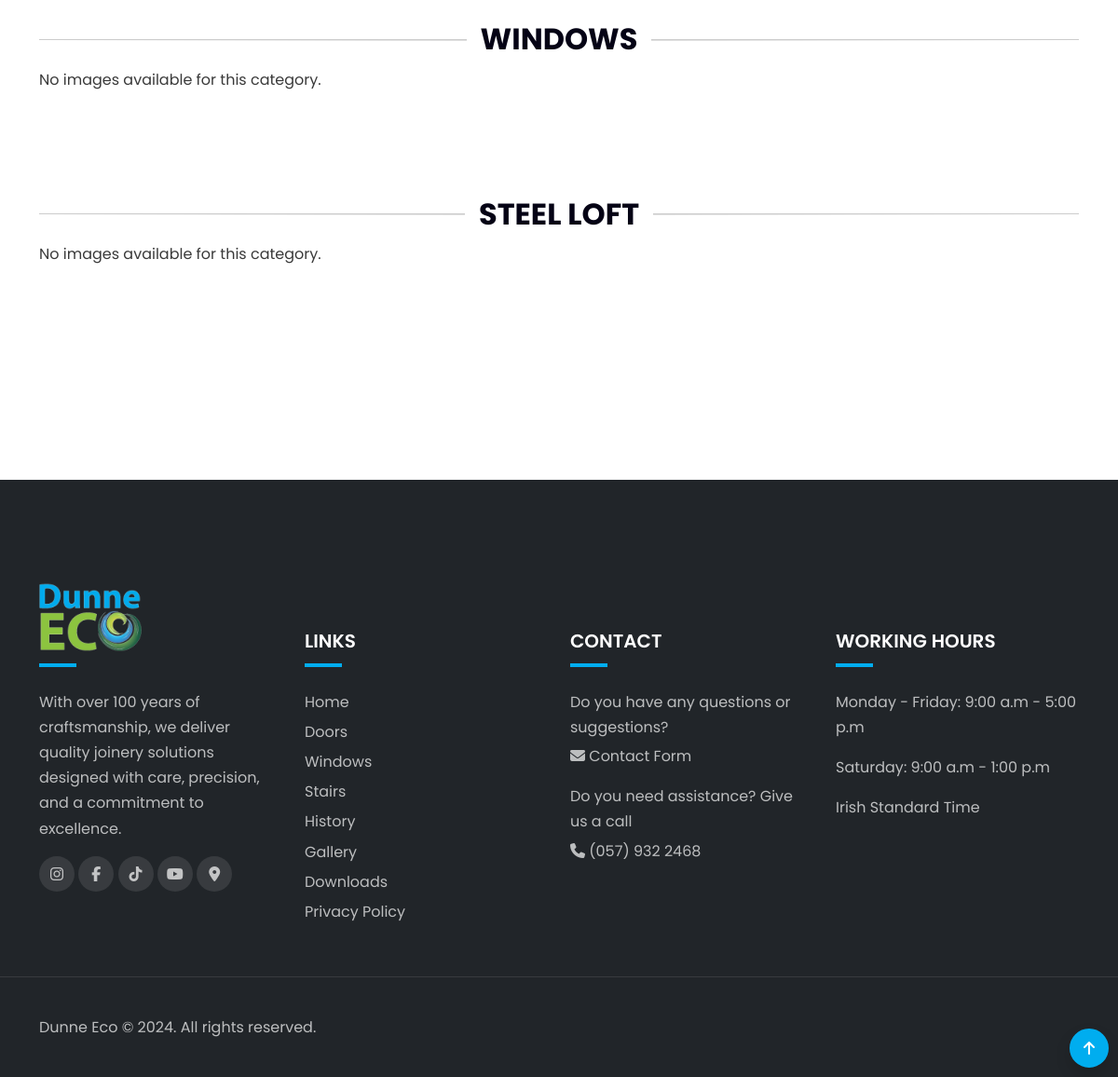
/gallery/ (lower part), run on an earlier commit of the app's database.
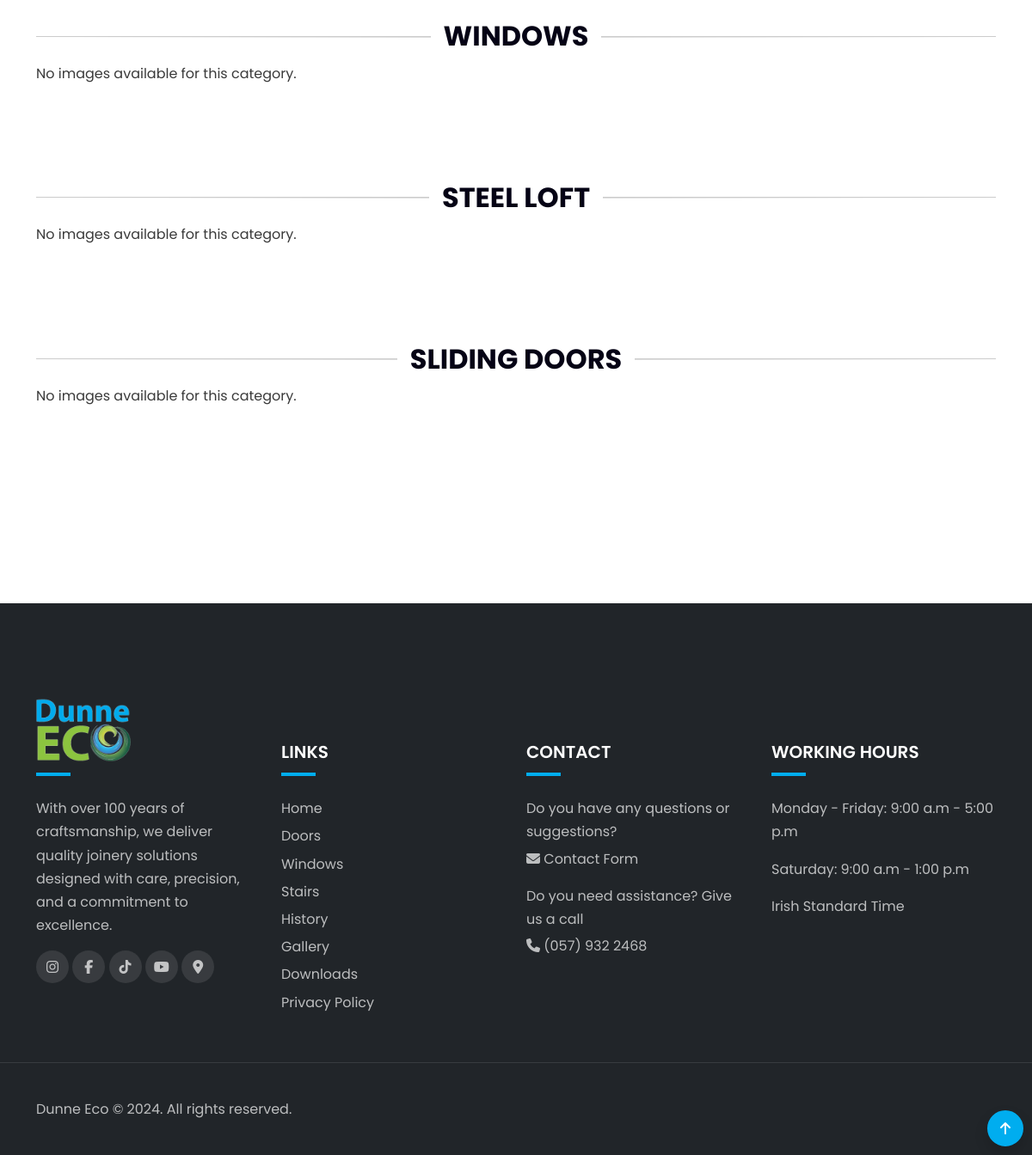
And on a later commit of the database.
### gallery/models.py (models this page shows, shortened)
class Category(models.Model):
    name = models.CharField(max_length=254, unique=True)
    slug = models.SlugField(max_length=254, unique=True, blank=True)
    class Meta:
        verbose_name_plural = 'Categories'
    def get_absolute_url(self):
        return reverse('gallery:category_detail', args=[self.slug])

### gallery/views.py (the view)
# urls.py: path('gallery/', include('gallery.urls', namespace='gallery')),
def gallery(request):
    categories = Category.objects.all()
    category = None
    images = Image.objects.all()
    context = {
        'categories': categories,
        'category': category,
        'images': images,
    }
    return render(request, 'gallery/gallery.html', context)

### gallery/templates/gallery/gallery.html (shortened to what this page needs)
{% extends "base.html" %}
{% load static %}
{% block extra_css %}
<link rel="stylesheet" href="{% static 'gallery/css/gallery.css' %}">
{% endblock %}
{% block content %}
<section class="section-padding my-4 mx-auto px-3">
    <div class="container">
        {% for cat in categories %}
        {% if not category or cat.slug == category.slug %}
        <div class="row" data-aos="fade-down" data-aos-delay="150">
            <div class="category-section my-5">
                <div class="gallery-category-heading-wrapper">
                    <hr class="category-hr-left">
                    <h2 class="gallery-category-heading" id="{{ cat.slug }}">{{ cat.name }}</h2>
                    <hr class="category-hr-right">
                </div>
                <div class="gallery-grid">
                    {% for image in cat.images.all %}
                    <div class="gallery-image-wrapper">
                        <a href="{{ image.image.url }}" data-fancybox="gallery" data-caption="{{ image.title }}">
                            <div class="gallery-image-container">
                                <img src="{{ image.image.url }}" alt="{{ image.title|default:'Gallery Image' }}" class="gallery-image">
                                {% if image.title %}
                                <div class="gallery-title">{{ image.title }}</div>
                                {% endif %}
                            </div>
                        </a>
                    </div>
                    {% empty %}
                    <p class="no-images">No images available for this category.</p>
                    {% endfor %}
                </div>
            </div>
        </div>
        {% endif %}
        {% empty %}
        <p>No categories available yet.</p>
        {% endfor %}
    </div>
</section>
<div class="top-button rounded-circle shadow">
    <a class="top-link d-flex h-100 text-white text-decoration-none">
        <i class="fas fa-arrow-up mx-auto my-auto"></i>
    </a>
</div>
{% endblock %}

### templates/base.html (shortened to what this page needs)
{% load static %}
<!DOCTYPE html>
<html lang="en">
<head>
    {% block corecss %}
    <link rel="stylesheet" href="https://cdn.jsdelivr.net/npm/bootstrap@5.3.3/dist/css/bootstrap.min.css"
        media="print" onload="this.media='all'">
    <link rel="stylesheet" href="https://cdn.jsdelivr.net/npm/remixicon@4.5.0/fonts/remixicon.css"
        media="print" onload="this.media='all'">
    <link rel="stylesheet" href="https://cdn.jsdelivr.net/npm/aos/dist/aos.min.css">
    <link rel="stylesheet" href="https://cdn.jsdelivr.net/npm/@fancyapps/ui@5.0/dist/fancybox/fancybox.css"
        media="print" onload="this.media='all'">
    <link rel="stylesheet" href="{% static 'css/base.css' %}">
    {% endblock %}
    {% block extra_css %}
    {% endblock %}
</head>
<body>
    <div class="modal fade" id="cookieConsentModal" tabindex="-1" aria-labelledby="cookieConsentLabel" aria-hidden="true" data-bs-backdrop="static" data-bs-keyboard="false">
    </div>
    <main>
        {% block content %}
        {% endblock %}
    </main>
     <footer class="bg-dark">
        <div class="footer-top">
            <div class="container">
                <div class="footer-content row gy-5">
                    <div class="col-lg-3 col-sm-6">
                        <a href="#"><img class="site-logo-footer" src="{{ MEDIA_URL }}base/dunneeco-logo.png" loading="lazy" alt="Dunne Eco Logo"></a>
                        <div class="line"></div>
                        <p>With over 100 years of craftsmanship, we deliver quality joinery solutions designed with care, precision, and a commitment to excellence.</p>
                        <div class="footer-social-icons">
                            <a href="https://www.instagram.com/dunneeco/" target="_blank"><i class="fa-brands fa-instagram"></i></a>
                            <a href="https://www.facebook.com/dunneeco/" target="_blank"><i class="fa-brands fa-facebook-f"></i></a>
                            <a href="https://www.tiktok.com/@dunneeco" target="_blank"><i class="fa-brands fa-tiktok"></i></a>
                            <a href="https://www.youtube.com/@dunneeco" target="_blank"><i class="fa-brands fa-youtube"></i></a>
                            <a href="https://maps.app.goo.gl/hQtwXvQ9c62aXJ9s8" target="_blank"><i class="fa-solid fa-location-dot"></i></a>
                        </div>
                    </div>
                    <div class="col-lg-3 col-sm-6">
                        <h5 class="mb-0 text-white">LINKS</h5>
                        <div class="line"></div>
                        <ul class="footer-site-links">
                            <li><a href="{% url 'home' %}">Home</a></li>
                            <li><a href="{% url 'doors' %}">Doors</a></li>
                            <li><a href="{% url 'windows' %}">Windows</a></li>
                            <li><a href="{% url 'stairs' %}">Stairs</a></li>
                            <li><a href="{% url 'history' %}">History</a></li>
                            <li><a href="{% url 'gallery:gallery' %}">Gallery</a></li>
                            <li><a href="{% url 'downloads-list' %}">Downloads</a></li>
                            <li><a href="{% url 'privacy-policy' %}">Privacy Policy</a></li>
                        </ul>
                    </div>
                    <div class="col-lg-3 col-sm-6">
                        <h5 class="mb-0 text-white">CONTACT</h5>
                        <div class="line"></div>
                        <ul>
                            <li class="mb-3">
                              <p class="mb-1">Do you have any questions or suggestions?</p>
                              <span class="contact-info"><i class="fas fa-envelope"></i>
                                <a href="{% url 'contact-form' %}" aria-label="contact form link">Contact
                                  Form</a></span>
                            </li>
                            <li class="mb-3">
                              <p class="mb-1">Do you need assistance? Give us a call</p>
                              <span class="contact-info"><i class="fas fa-phone"></i>
                                <a href="tel:0579322468">(057) 932 2468</a></span>
                            </li>
                          </ul>
                    </div>
                    <div class="col-lg-3 col-sm-6">
                        <h5 class="mb-0 text-white">WORKING HOURS</h5>
                        <div class="line"></div>
                        <ul>
                            <li class="mb-3">
                              <p>Monday - Friday: <span class="open-hours">9:00 a.m - 5:00 p.m</span></p>
                            </li>
                            <li class="mb-3">
                              <p>Saturday: <span class="open-hours">9:00 a.m - 1:00 p.m</span></p>
                            </li>
                            <li class="mb-3">
                              <p>Irish Standard Time</p>
                            </li>
                        </ul>
                    </div>
                </div>
            </div>
        </div>
        <div class="footer-bottom">
            <div class="container">
                <div class="row g-4 justify-content-between">
                    <div class="col-auto">
                        <p class="mb-0">Dunne Eco © 2024. All rights reserved.</p>
                    </div>
                </div>
            </div>
        </div>
     </footer>
</body>
</html>

### static/css/base.css (style rules this page uses)
:root { --text: #3A3A3A; --background: #FFF; --primary: #00adef; --primary-rgb: 0, 173, 239; --secondary: #3A87C7; --accent: #04E824; --font-base: 'Poppins', sans-serif; --box-shadow: 0px 15px 25px rgba(0,0,0,0.1); --transition: all 0.5s ease; --circle-gradient-background: radial-gradient(circle at 21% 15%, hsla(210,0%,82%,0.1) 0%, hsla(210,0%,82%,0.1) 45%,transparent 45%, transparent 83%,transparent 83%, transparent 100%),radial-gradient(circle at 84% 23%, hsla(210,0%,82%,0.1) 0%, hsla(210,0%,82%,0.1) 68%,transparent 68%, transparent 93%,transparent 93%, transparent 100%),radial-gradient(circle at 7% 76%, hsla(210,0%,82%,0.1) 0%, hsla(210,0%,82%,0.1) 52%,transparent 52%, transparent 75%,transparent 75%, transparent 100%),radial-gradient(circle at 59% 77%, hsla(210,0%,82%,0.1) 0%, hsla(210,0%,82%,0.1) 87%,transparent 87%, transparent 93%,transparent 93%, transparent 100%),radial-gradient(circle at 59% 5%, hsla(210,0%,82%,0.1) 0%, hsla(210,0%,82%,0.1) 54%,transparent 54%, transparent 56%,transparent 56%, transparent 100%),linear-gradient(60deg, rgb(0,197,19),rgb(47,145,255)); }
* { margin: 0; padding: 0; }
body { font-family: var(--font-base); line-height: 1.7; background-color: var(--background); color: var(--text); }
h1, h2, h3, h4, h5, h6, .h1, .h2, .h3, .h4, .h5, .h6 { font-weight: 600; color: #050315; }
a { text-decoration: none; }
img { max-width: 100%; height: auto; }
.section-padding { padding-top: 140px; padding-bottom: 140px; }
footer { padding-top: 110px; }
.footer-top { padding-bottom: 40px; border-bottom: 1px solid rgba(255, 255, 255, 0.1); }
.footer-bottom { padding-top: 40px; padding-bottom: 40px; }
footer li, footer p, footer a { color: rgba(255, 255, 255, 0.7) }
footer ul { list-style: none; padding: 0; }
footer h5 { margin-top: 51px; }
.site-logo-footer { width: 110px; height: 75px; }
footer .line { width: 40px; height: 4px; background-color: var(--primary); margin-top: 12px; margin-bottom: 24px; }
.footer-social-icons a { width: 40px; height: 40px; display: inline-flex; align-items: center; justify-content: center; background-color: rgba(255, 255, 255, 0.1); border-radius: 100px; transition: var(--transition); }
.footer-site-links li { margin-bottom: 5px; }
@media (max-width: 1200px) { .footer-social-icons a { width: 38px; height: 38px; } }

### gallery/static/gallery/css/gallery.css (style rules this page uses)
.gallery-grid { display: grid; grid-template-columns: repeat(auto-fit, minmax(250px, 1fr)); gap: 16px; }
.gallery-category-heading-wrapper { display: flex; align-items: center; justify-content: center; gap: 15px; margin-bottom: 10px; }
.gallery-category-heading { margin-bottom: 0; font-weight: bold; text-transform: uppercase; }
.category-hr-left, .category-hr-right { flex-grow: 1; height: 2px; }
.category-hr-right { background: linear-gradient(to left, rgba(0, 0, 0, 0), rgba(0, 0, 0, 0.5)); }
.category-hr-left { background: linear-gradient(to right, rgba(0, 0, 0, 0), rgba(0, 0, 0, 0.5)); }
.top-button { height: 42px; width: 42px; position: fixed; bottom: 10px; right: 10px; color: white; background: var(--primary); border: 2px solid var(--primary); }
.top-link { cursor: pointer; }

What changed in the data, as far as the page shows it:
added Category: name "SLIDING DOORS"
